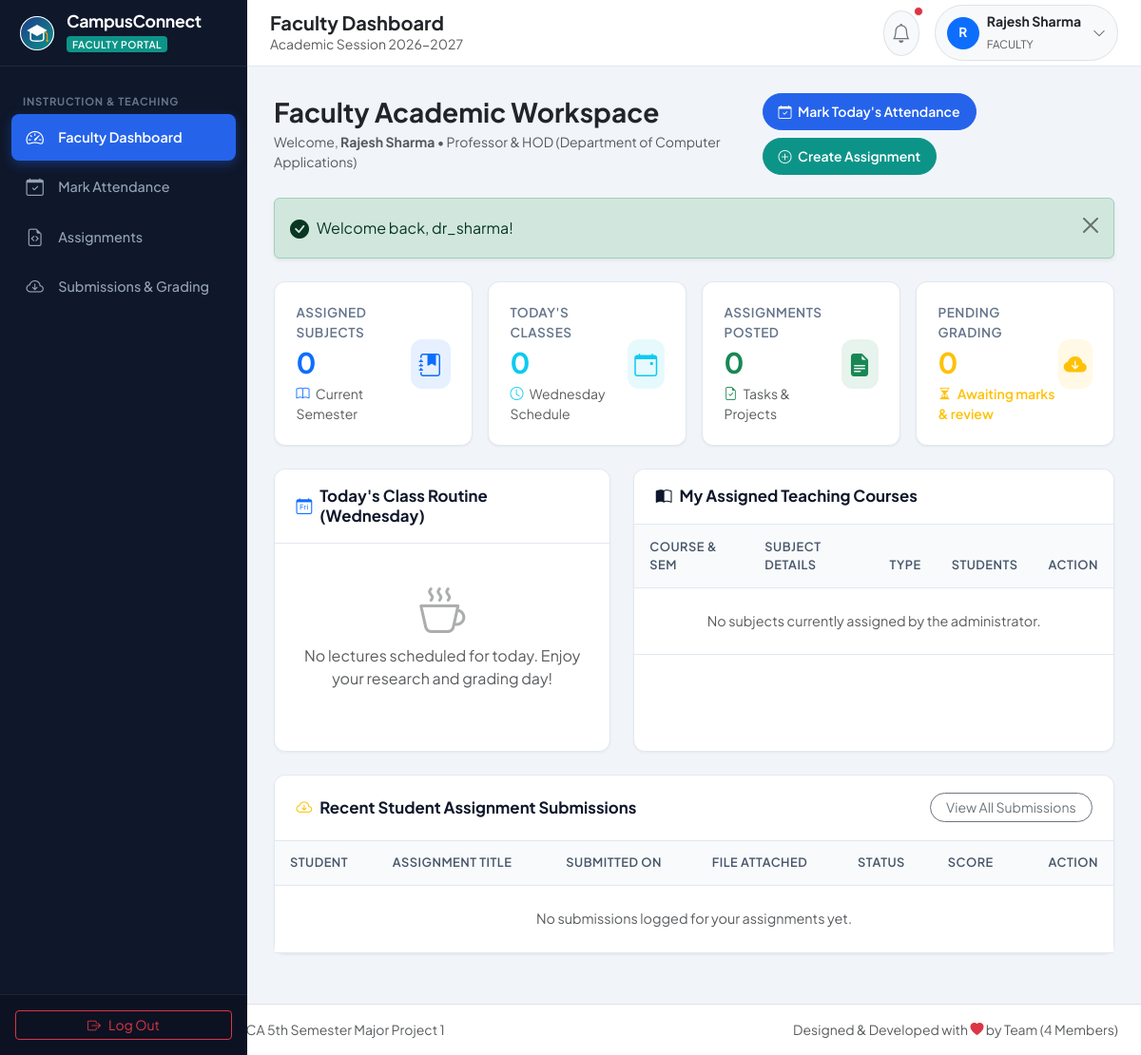
The page /faculty/dashboard.php (signed in) on the database its author committed.
### tables this page shows
CREATE TABLE `faculty` (
  `id` INT AUTO_INCREMENT PRIMARY KEY,
  `user_id` INT NOT NULL UNIQUE,
  `employee_id` VARCHAR(30) NOT NULL UNIQUE,
  `first_name` VARCHAR(60) NOT NULL,
  `last_name` VARCHAR(60) NOT NULL,
  `email` VARCHAR(100) NOT NULL UNIQUE,
  `phone` VARCHAR(20) NULL,
  `designation` VARCHAR(60) NOT NULL,
  `department_id` INT NOT NULL,
  `qualification` VARCHAR(100) NULL,
  `joining_date` DATE NULL,
  `profile_pic` VARCHAR(255) DEFAULT 'default_faculty.png',
  `created_at` TIMESTAMP NOT NULL DEFAULT CURRENT_TIMESTAMP,
  CONSTRAINT `fk_faculty_user` FOREIGN KEY (`user_id`) REFERENCES `users` (`id`) ON DELETE CASCADE,
  CONSTRAINT `fk_faculty_dept` FOREIGN KEY (`department_id`) REFERENCES `departments` (`id`) ON DELETE RESTRICT
);

CREATE TABLE `departments` (
  `id` INT AUTO_INCREMENT PRIMARY KEY,
  `dept_name` VARCHAR(100) NOT NULL,
  `dept_code` VARCHAR(20) NOT NULL UNIQUE,
  `description` TEXT NULL,
  `created_at` TIMESTAMP NOT NULL DEFAULT CURRENT_TIMESTAMP
);

### includes/auth.php (called while the page is built, shortened)
<?php
require_once __DIR__ . '/functions.php';
function is_logged_in() {
    return isset($_SESSION['user_id']) && !empty($_SESSION['user_id']) && isset($_SESSION['user_role']);
}
function current_user_role() {
    return $_SESSION['user_role'] ?? null;
}
function current_user_id() {
    return $_SESSION['user_id'] ?? null;
}
function get_logged_in_user($pdo) {
    $user_id = current_user_id();
    $role = current_user_role();
    if ($role === 'admin') {
        $stmt = $pdo->prepare("SELECT id, username, email, role, status, created_at, 'Administrator' as full_name, 'Campus Administrator' as designation, 'default_avatar.png' as profile_pic FROM users WHERE id = ?");
        $stmt->execute([$user_id]);
        return $stmt->fetch();
    } elseif ($role === 'faculty') {
        $stmt = $pdo->prepare("
            SELECT u.id as user_id, u.username, u.email, u.role, u.status,
                   f.id as faculty_id, f.employee_id, f.first_name, f.last_name,
                   CONCAT(f.first_name, ' ', f.last_name) as full_name,
                   f.phone, f.designation, f.qualification, f.profile_pic,
                   d.id as department_id, d.dept_name, d.dept_code
            FROM users u
            JOIN faculty f ON u.id = f.user_id
            JOIN departments d ON f.department_id = d.id
            WHERE u.id = ?
        ");
        $stmt->execute([$user_id]);
        return $stmt->fetch();
    }
    return null;
}

### faculty/dashboard.php (the view, shortened to what this page needs)
<?php
require_once __DIR__ . '/../config/database.php';
require_once __DIR__ . '/../includes/auth.php';
require_once __DIR__ . '/../includes/functions.php';
$facultyId = $currentUser['faculty_id'] ?? 0;
$todayDay = date('l');
try {
    $assignedStmt = $pdo->prepare("
        SELECT fs.*, s.id as subject_id, s.subject_name, s.subject_code, s.semester, s.type,
               c.course_name, c.course_code,
               (SELECT COUNT(*) FROM students st WHERE st.course_id = s.course_id AND st.current_semester = s.semester) as student_count
        FROM faculty_subjects fs
        JOIN subjects s ON fs.subject_id = s.id
        JOIN courses c ON s.course_id = c.id
        WHERE fs.faculty_id = ?
        ORDER BY c.course_code, s.semester
    ");
    $assignedStmt->execute([$facultyId]);
    $assignedSubjects = $assignedStmt->fetchAll();
    $totalAssignedCount = count($assignedSubjects);
    $todayClassesStmt = $pdo->prepare("
        SELECT t.*, s.subject_name, s.subject_code, c.course_code
        FROM timetable t
        JOIN subjects s ON t.subject_id = s.id
        JOIN courses c ON t.course_id = c.id
        WHERE t.faculty_id = ? AND t.day_of_week = ?
        ORDER BY t.start_time ASC
    ");
    $todayClassesStmt->execute([$facultyId, $todayDay]);
    $todayClasses = $todayClassesStmt->fetchAll();
    $assignStmt = $pdo->prepare("
        SELECT a.*, s.subject_name, s.subject_code,
               (SELECT COUNT(*) FROM submissions sub WHERE sub.assignment_id = a.id) as submission_count,
               (SELECT COUNT(*) FROM submissions sub WHERE sub.assignment_id = a.id AND sub.status = 'Submitted') as pending_grading_count
        FROM assignments a
        JOIN subjects s ON a.subject_id = s.id
        WHERE a.faculty_id = ?
        ORDER BY a.created_at DESC
    ");
    $assignStmt->execute([$facultyId]);
    $myAssignments = $assignStmt->fetchAll();
    $totalAssignments = count($myAssignments);
    $pendingGradingTotal = 0;
    $recentSubmissionsStmt = $pdo->prepare("
        SELECT sub.*, a.title as assignment_title, a.max_marks,
               s.first_name, s.last_name, s.enrollment_no
        FROM submissions sub
        JOIN assignments a ON sub.assignment_id = a.id
        JOIN students s ON sub.student_id = s.id
        WHERE a.faculty_id = ?
        ORDER BY sub.submission_date DESC
        LIMIT 5
    ");
    $recentSubmissionsStmt->execute([$facultyId]);
    $recentSubmissions = $recentSubmissionsStmt->fetchAll();
} catch (Exception $e) {
    die("Error fetching faculty dashboard: " . $e->getMessage());
}
require_once __DIR__ . '/../includes/header.php';
require_once __DIR__ . '/../includes/sidebar.php';
?>
<div class="main-wrapper">
    <div class="page-content">
        <div class="d-flex flex-column flex-md-row justify-content-between align-items-md-center gap-3 mb-4">
            <div>
                <h3 class="fw-bold text-dark mb-1">Faculty Academic Workspace</h3>
                <p class="text-muted small mb-0">
                    Welcome, <strong><?= e($currentUser['full_name']) ?></strong> &bull; <?= e($currentUser['designation']) ?> (<?= e($currentUser['dept_name']) ?>)
                </p>
            </div>
            <div class="d-flex flex-wrap gap-2">
                <a href="<?= BASE_URL ?>faculty/attendance.php" class="btn btn-primary btn-sm rounded-pill px-3 py-2">
                    <i class="bi bi-calendar-check me-1"></i> Mark Today's Attendance
                </a>
                <a href="<?= BASE_URL ?>faculty/assignments.php" class="btn btn-teal btn-sm rounded-pill px-3 py-2">
                    <i class="bi bi-plus-circle me-1"></i> Create Assignment
                </a>
            </div>
        </div>
        <div class="row g-3 mb-4">
            <div class="col-xl-3 col-sm-6">
                <div class="stat-card">
                    <div class="d-flex align-items-center justify-content-between">
                        <div>
                            <div class="stat-label">Assigned Subjects</div>
                            <div class="stat-value text-primary mt-1"><?= $totalAssignedCount ?></div>
                            <small class="text-muted mt-1 d-block"><i class="bi bi-book me-1 text-primary"></i> Current Semester</small>
                        </div>
                        <div class="stat-icon bg-primary bg-opacity-10 text-primary">
                            <i class="bi bi-journal-bookmark-fill"></i>
                        </div>
                    </div>
                </div>
            </div>
            <div class="col-xl-3 col-sm-6">
                <div class="stat-card">
                    <div class="d-flex align-items-center justify-content-between">
                        <div>
                            <div class="stat-label">Today's Classes</div>
                            <div class="stat-value text-info mt-1"><?= count($todayClasses) ?></div>
                            <small class="text-muted mt-1 d-block"><i class="bi bi-clock me-1 text-info"></i> <?= $todayDay ?> Schedule</small>
                        </div>
                        <div class="stat-icon bg-info bg-opacity-10 text-info">
                            <i class="bi bi-calendar-event"></i>
                        </div>
                    </div>
                </div>
            </div>
            <div class="col-xl-3 col-sm-6">
                <div class="stat-card">
                    <div class="d-flex align-items-center justify-content-between">
                        <div>
                            <div class="stat-label">Assignments Posted</div>
                            <div class="stat-value text-success mt-1"><?= $totalAssignments ?></div>
                            <small class="text-muted mt-1 d-block"><i class="bi bi-file-earmark-check me-1 text-success"></i> Tasks & Projects</small>
                        </div>
                        <div class="stat-icon bg-success bg-opacity-10 text-success">
                            <i class="bi bi-file-earmark-text-fill"></i>
                        </div>
                    </div>
                </div>
            </div>
            <div class="col-xl-3 col-sm-6">
                <div class="stat-card">
                    <div class="d-flex align-items-center justify-content-between">
                        <div>
                            <div class="stat-label">Pending Grading</div>
                            <div class="stat-value text-warning mt-1"><?= $pendingGradingTotal ?></div>
                            <small class="text-warning mt-1 d-block fw-semibold"><i class="bi bi-hourglass-split me-1"></i> Awaiting marks & review</small>
                        </div>
                        <div class="stat-icon bg-warning bg-opacity-10 text-warning">
                            <i class="bi bi-cloud-arrow-down-fill"></i>
                        </div>
                    </div>
                </div>
            </div>
        </div>
        <div class="row g-4 mb-4">
            <div class="col-lg-5">
                <div class="app-card h-100">
                    <div class="app-card-header">
                        <h6 class="app-card-title">
                            <i class="bi bi-calendar-day text-primary"></i> Today's Class Routine (<?= $todayDay ?>)
                        </h6>
                    </div>
                    <div class="p-3">
                        <?php if (empty($todayClasses)): ?>
                            <div class="text-center py-4 text-muted">
                                <i class="bi bi-cup-hot display-5 text-muted opacity-50 d-block mb-2"></i>
                                No lectures scheduled for today. Enjoy your research and grading day!
                            </div>
                        <?php endif; ?>
                    </div>
                </div>
            </div>
            <div class="col-lg-7">
                <div class="app-card h-100">
                    <div class="app-card-header">
                        <h6 class="app-card-title">
                            <i class="bi bi-book-half text-teal"></i> My Assigned Teaching Courses
                        </h6>
                    </div>
                    <div class="table-responsive">
                        <table class="table table-custom align-middle">
                            <thead>
                                <tr>
                                    <th>Course &amp; Sem</th>
                                    <th>Subject Details</th>
                                    <th>Type</th>
                                    <th>Students</th>
                                    <th class="text-end">Action</th>
                                </tr>
                            </thead>
                            <tbody>
                                <?php if (empty($assignedSubjects)): ?>
                                    <tr>
                                        <td colspan="5" class="text-center py-4 text-muted">No subjects currently assigned by the administrator.</td>
                                    </tr>
                                <?php endif; ?>
                            </tbody>
                        </table>
                    </div>
                </div>
            </div>
        </div>
        <div class="app-card">
            <div class="app-card-header">
                <h6 class="app-card-title">
                    <i class="bi bi-cloud-arrow-down text-warning"></i> Recent Student Assignment Submissions
                </h6>
                <a href="<?= BASE_URL ?>faculty/submissions.php" class="btn btn-outline-secondary btn-sm rounded-pill px-3">View All Submissions</a>
            </div>
            <div class="table-responsive">
                <table class="table table-custom align-middle">
                    <thead>
                        <tr>
                            <th>Student</th>
                            <th>Assignment Title</th>
                            <th>Submitted On</th>
                            <th>File Attached</th>
                            <th>Status</th>
                            <th>Score</th>
                            <th class="text-end">Action</th>
                        </tr>
                    </thead>
                    <tbody>
                        <?php if (empty($recentSubmissions)): ?>
                            <tr>
                                <td colspan="7" class="text-center py-4 text-muted">No submissions logged for your assignments yet.</td>
                            </tr>
                        <?php endif; ?>
                    </tbody>
                </table>
            </div>
        </div>
    </div>
<?php require_once __DIR__ . '/../includes/footer.php'; ?>

### assets/css/style.css (style rules this page uses)
:root { --primary-color: #1e3a8a; --primary-hover: #1e40af; --secondary-color: #2563eb; --accent-color: #0d9488; --accent-hover: #0f766e; --bg-main: #f1f5f9; --card-bg: #ffffff; --sidebar-bg: #0f172a; --sidebar-hover: #1e293b; --sidebar-active: #2563eb; --text-dark: #0f172a; --text-muted: #64748b; --border-color: #e2e8f0; --font-family: 'Plus Jakarta Sans', system-ui, -apple-system, sans-serif; --topbar-height: 70px; --sidebar-width: 260px; }
body { font-family: var(--font-family); background-color: var(--bg-main); color: var(--text-dark); min-height: 100vh; margin: 0; padding: 0; overflow-x: hidden; }
.main-wrapper { margin-left: var(--sidebar-width); padding-top: var(--topbar-height); min-height: 100vh; display: flex; flex-direction: column; transition: margin-left 0.3s ease; }
.page-content { padding: 1.75rem; flex-grow: 1; }
.stat-card { background: var(--card-bg); border-radius: 12px; border: 1px solid var(--border-color); padding: 1.4rem; box-shadow: 0 1px 3px 0 rgba(0, 0, 0, 0.05), 0 1px 2px -1px rgba(0, 0, 0, 0.05); transition: transform 0.2s ease, box-shadow 0.2s ease; position: relative; overflow: hidden; }
.stat-card .stat-icon { width: 52px; height: 52px; border-radius: 12px; display: flex; align-items: center; justify-content: center; font-size: 1.5rem; }
.stat-card .stat-value { font-size: 1.85rem; font-weight: 700; color: var(--text-dark); line-height: 1.2; }
.stat-card .stat-label { color: var(--text-muted); font-size: 0.85rem; font-weight: 600; text-transform: uppercase; letter-spacing: 0.5px; }
.app-card { background: var(--card-bg); border-radius: 12px; border: 1px solid var(--border-color); box-shadow: 0 1px 3px 0 rgba(0, 0, 0, 0.05); margin-bottom: 1.5rem; }
.app-card-header { padding: 1.15rem 1.4rem; border-bottom: 1px solid var(--border-color); display: flex; align-items: center; justify-content: space-between; background-color: #ffffff; border-radius: 12px 12px 0 0; }
.app-card-title { font-size: 1.05rem; font-weight: 700; color: var(--text-dark); margin: 0; display: flex; align-items: center; gap: 0.5rem; }
.table-custom { margin-bottom: 0; }
.table-custom thead th { background-color: #f8fafc; color: #475569; font-weight: 600; font-size: 0.8rem; text-transform: uppercase; letter-spacing: 0.5px; border-bottom: 1px solid var(--border-color); padding: 0.85rem 1rem; }
.table-custom tbody td { padding: 0.95rem 1rem; vertical-align: middle; color: #1e293b; font-size: 0.9rem; border-bottom: 1px solid var(--border-color); }
.btn-primary { background-color: var(--secondary-color); border-color: var(--secondary-color); font-weight: 600; }
.btn-teal { background-color: var(--accent-color); border-color: var(--accent-color); color: #ffffff; font-weight: 600; }

### rows shown on the page
faculty: designation "Professor & HOD", department.dept_name "Department of Computer Applications"

### other values the page prints
$pageTitle "Faculty Dashboard"
$currentUser['full_name'] "Rajesh Sharma"
$currentRole "FACULTY"
$message "Welcome back, dr_sharma!"
$totalAssignedCount "0"
count($todayClasses) "0"
$totalAssignments "0"
$pendingGradingTotal "0"
